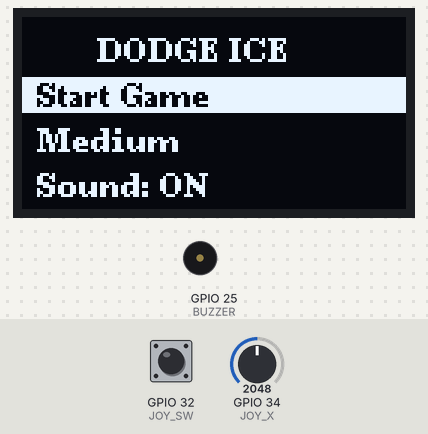
Recording of a sketch running on a simulated ESP32. Parts: 128×64 one-colour display, buzzer (waves = sounding, pin HIGH). The test bench sets the inputs (shaded band); at power-on: GPIO 32 (JOY_SW) HIGH, GPIO 34 (JOY_X) = 2048. Random numbers use the default seed unless the sketch sets one.

Above: at 1.2 s.
1.3 s: GPIO 32 (JOY_SW) pulled LOW for 0.15 s
At 1.8 s:
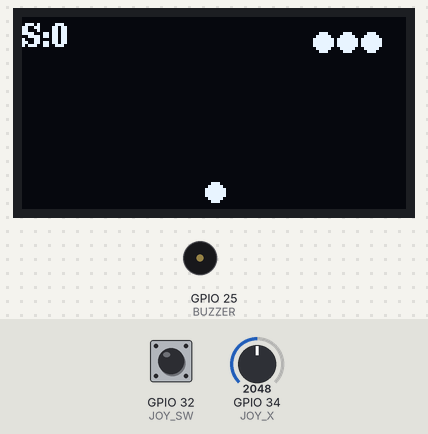
2.0 s: GPIO 34 (JOY_X) set to 1228
At 2.09 s:
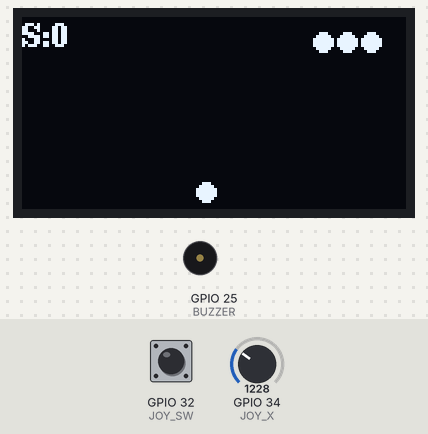
5.0 s: GPIO 34 (JOY_X) set to 2540
At 5.1 s:
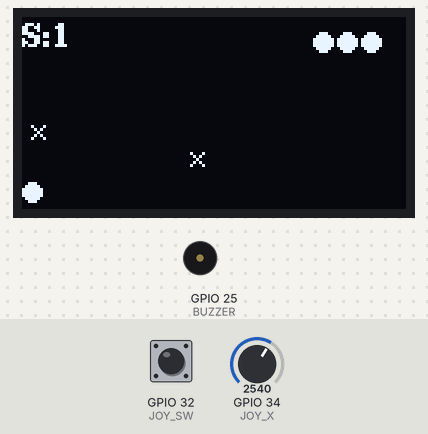
6.5 s: GPIO 34 (JOY_X) set to 2460
At 6.57 s:
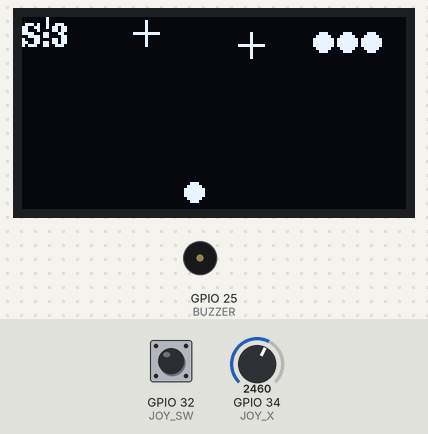
8.0 s: GPIO 34 (JOY_X) set to 2866
At 8.43 s:
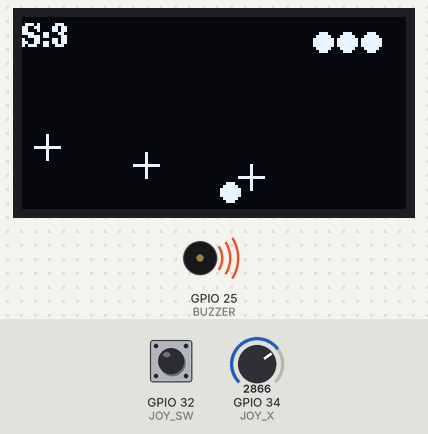
9.8 s: GPIO 34 (JOY_X) set to 1532
11.3 s: GPIO 34 (JOY_X) set to 1438
At 22.5 s:
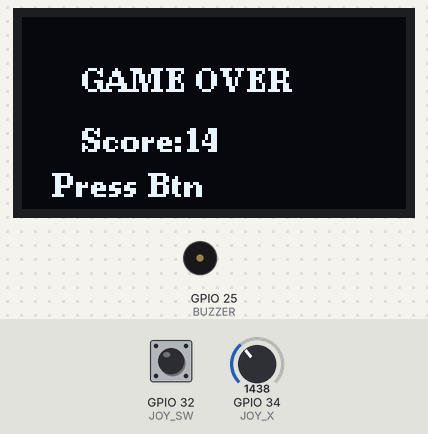
Timing chart, 0 to 23.6 s (numbered marks = the images above; inputs shaded):
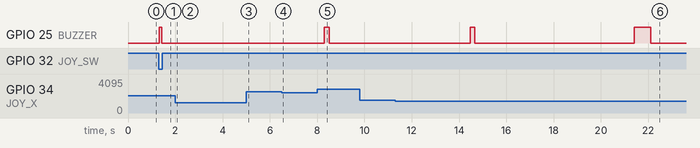

The sketch:

code.ino
```cpp
#include <U8g2lib.h>
#include <Wire.h>

U8G2_SH1106_128X64_NONAME_F_HW_I2C u8g2(U8G2_R0, U8X8_PIN_NONE);

// Pins
#define JOY_X 34
#define JOY_SW 32
#define BUZZER 25

// Game states
#define MENU 0
#define PLAY 1
#define OVER 2

int gameState = MENU;

// Menu
int menuIndex = 0;

// Settings
int difficulty = 1; // 0 easy, 1 medium, 2 hard
bool soundOn = true;

// Player
int playerX = 64;
const int playerY = 58;

// Blocks (UPDATED)
#define MAX_BLOCKS 4
int blockX[MAX_BLOCKS];
int blockY[MAX_BLOCKS];
int activeBlocks = 2;

// Game variables
int score = 0;
int lives = 3;

// Timing
unsigned long lastUpdate = 0;
unsigned long lastMoveTime = 0;

int speed = 1;

// Input states
bool lastButton = HIGH;

// Boss
bool bossMode = false;
unsigned long bossStart = 0;

// Animation
int iceFrame = 0;

void setup() {
  u8g2.begin();
  pinMode(JOY_X, INPUT);
  pinMode(JOY_SW, INPUT_PULLUP);
  pinMode(BUZZER, OUTPUT);

  randomSeed(analogRead(0));
}

void loop() {
  u8g2.clearBuffer();

  if (gameState == MENU) {
    handleMenuInput();
    drawMenu();
  }
  else if (gameState == PLAY) {
    updateGame();
    drawGame();
  }
  else if (gameState == OVER) {
    drawGameOver();
    if (digitalRead(JOY_SW) == LOW) {
      delay(200);
      gameState = MENU;
    }
  }

  u8g2.sendBuffer();
}

// ---------------- MENU INPUT ----------------
void handleMenuInput() {
  int joy = analogRead(JOY_X);
  bool button = digitalRead(JOY_SW);

  if (millis() - lastMoveTime > 200) {
    if (joy < 1500) {
      menuIndex--;
      if (menuIndex < 0) menuIndex = 2;
      beep(50);
      lastMoveTime = millis();
    }
    else if (joy > 2500) {
      menuIndex++;
      if (menuIndex > 2) menuIndex = 0;
      beep(50);
      lastMoveTime = millis();
    }
  }

  if (button == LOW && lastButton == HIGH) {
    selectMenu();
    beep(100);
  }

  lastButton = button;
}

// ---------------- MENU ----------------
void drawMenu() {
  u8g2.setFont(u8g2_font_ncenB08_tr);

  u8g2.drawStr(25, 15, "DODGE ICE");

  drawOption(0, "Start Game", 30);
  drawOption(1, difficultyText(), 45);
  drawOption(2, soundOn ? "Sound: ON" : "Sound: OFF", 60);
}

void drawOption(int index, const char* text, int y) {
  if (menuIndex == index) {
    u8g2.drawBox(0, y - 10, 128, 12);
    u8g2.setDrawColor(0);
    u8g2.drawStr(5, y, text);
    u8g2.setDrawColor(1);
  } else {
    u8g2.drawStr(5, y, text);
  }
}

const char* difficultyText() {
  if (difficulty == 0) return "Easy";
  if (difficulty == 1) return "Medium";
  return "Hard";
}

void selectMenu() {
  if (menuIndex == 0) {
    resetGame();
    gameState = PLAY;
  }
  else if (menuIndex == 1) {
    difficulty = (difficulty + 1) % 3;
  }
  else if (menuIndex == 2) {
    soundOn = !soundOn;
  }
}

// ---------------- GAME ----------------
void resetGame() {
  playerX = 64;
  score = 0;
  lives = 3;
  bossMode = false;

  // UPDATED difficulty tuning
  if (difficulty == 0) {
    speed = 1;
    activeBlocks = 2;
  }
  else if (difficulty == 1) {
    speed = 2;
    activeBlocks = 3;
  }
  else {
    speed = 4;   // HARD SPEED BOOST
    activeBlocks = 4;
  }

  for (int i = 0; i < MAX_BLOCKS; i++) {
    blockX[i] = random(0, 120);
    blockY[i] = random(-60, 0);
  }
}

void updateGame() {
  if (millis() - lastUpdate < 60) return;
  lastUpdate = millis();

  int joy = analogRead(JOY_X);

  if (joy < 1500) playerX -= 3;
  else if (joy > 2500) playerX += 3;

  if (playerX < 0) playerX = 0;
  if (playerX > 120) playerX = 120;

  if (score > 0 && score % 20 == 0 && !bossMode) {
    bossMode = true;
    bossStart = millis();
    beep(200);
  }

  if (bossMode && millis() - bossStart > 5000) {
    bossMode = false;
  }

  int currentSpeed = bossMode ? speed + 2 : speed;

  for (int i = 0; i < activeBlocks; i++) {
    blockY[i] += currentSpeed;

    if (abs(blockX[i] - playerX) < 6 &&
        abs(blockY[i] - playerY) < 6) {

      lives--;
      beep(200);

      blockY[i] = random(-40, 0);
      blockX[i] = random(0, 120);

      if (lives <= 0) {
        beep(500);
        gameState = OVER;
      }
    }

    if (blockY[i] > 64) {
      blockY[i] = random(-40, 0);
      blockX[i] = random(0, 120);
      score++;
    }
  }

  iceFrame = (iceFrame + 1) % 2;
}

// ---------------- DRAW GAME ----------------
void drawGame() {

  u8g2.drawDisc(playerX, playerY, 3);

  for (int i = 0; i < activeBlocks; i++) {
    drawIce(blockX[i], blockY[i]);
  }

  u8g2.setCursor(0, 10);
  u8g2.print("S:");
  u8g2.print(score);

  for (int i = 0; i < lives; i++) {
    u8g2.drawDisc(100 + i * 8, 8, 3);
  }

  if (bossMode) {
    u8g2.setCursor(40, 10);
    u8g2.print("BOSS!");
  }
}

// ---------------- ICE ----------------
void drawIce(int x, int y) {
  if (iceFrame == 0) {
    u8g2.drawLine(x, y, x + 4, y + 4);
    u8g2.drawLine(x + 4, y, x, y + 4);
  } else {
    u8g2.drawLine(x + 2, y - 2, x + 2, y + 6);
    u8g2.drawLine(x - 2, y + 2, x + 6, y + 2);
  }
}

// ---------------- GAME OVER ----------------
void drawGameOver() {
  u8g2.setFont(u8g2_font_ncenB08_tr);

  u8g2.drawStr(20, 25, "GAME OVER");

  char buf[10];
  sprintf(buf, "Score:%d", score);
  u8g2.drawStr(20, 45, buf);

  u8g2.drawStr(10, 60, "Press Btn");
}

// ---------------- BUZZER ----------------
void beep(int duration) {
  if (!soundOn) return;
  digitalWrite(BUZZER, HIGH);
  delay(duration);
  digitalWrite(BUZZER, LOW);
}
```

Measured:
- the behaviour switches between 1500 and 1499 on GPIO 34 (JOY_X) (found by bisection; images 5 and 6)
- after the input at 1.3 s, GPIO 25 (BUZZER): LOW → HIGH at once, → LOW 0.10 s later; the display: changes after 0.17 s (image 1)
- after the input at 8.0 s, GPIO 25 (BUZZER): LOW → HIGH after 0.31 s, → LOW 0.20 s later
- after the input at 11.3 s, GPIO 25 (BUZZER): LOW → HIGH after 3.2 s, → LOW 0.20 s later, → HIGH 6.7 s later, → LOW 0.70 s later
